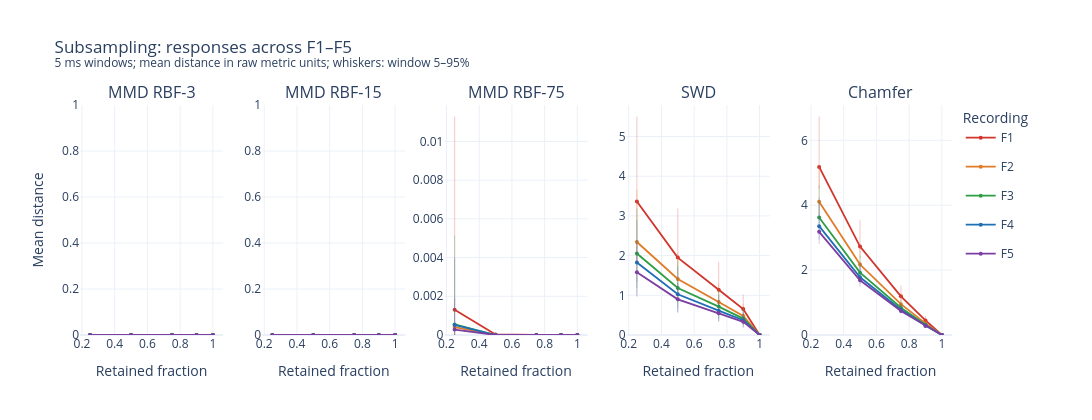

Notebook cell for this chart:
### Markdown cell above
### Subsampling

### Code cell
subsampling_plot = single_perturbation_figure(
    perturbation_summary, "subsampling", show_spread=SHOW_WINDOW_SPREAD
)
show_and_save_perturbation(subsampling_plot, "subsampling")
